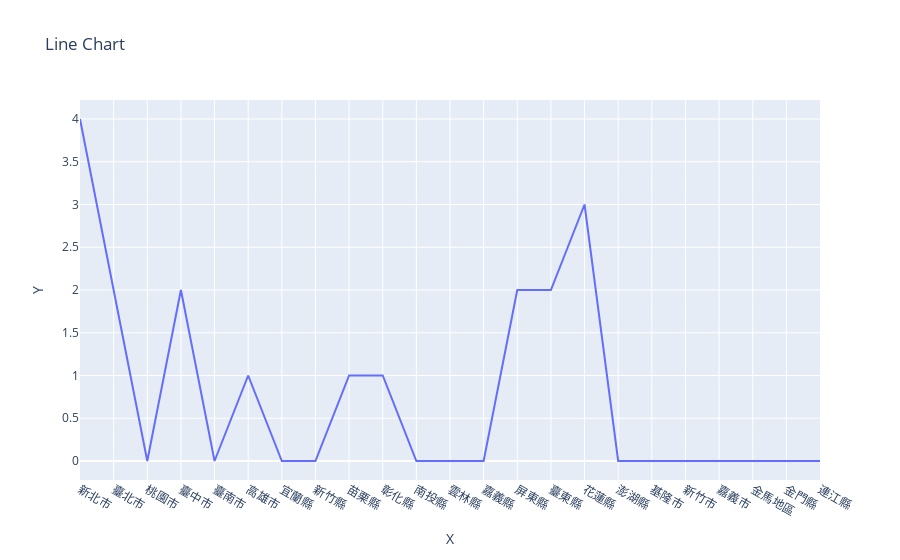

The cell this chart's notebook holds for it:
### Code cell
import pandas as pd
import plotly.graph_objects as go

# 讀取 CSV 檔案
df = pd.read_csv('111學年度資賦優異原住民族學生人數統計-按地區別與性別.csv')

# 建立折線圖
fig = go.Figure(
    go.Scatter(
        x=df['city'], # 指定 x 資料
        y=df['國中小-男'], # 指定 y 資料
        mode='lines', # 指定繪圖模式
        name='line' # 指定線條名稱
    )
)

# 設置圖表標題和軸標籤
fig.update_layout(
    title='Line Chart',
    xaxis_title='X',
    yaxis_title='Y'
)

# 顯示圖表
fig.show()

### Figure 1 — Plotly figure (JSON) as saved in the notebook; plotly's stock layout.template omitted (floating-point values rounded to 4 significant figures)
{"data": [{"mode": "lines", "name": "line", "type": "scatter", "x": ["新北市", "臺北市", "桃園市", "臺中市", "臺南市", "高雄市", "宜蘭縣", "新竹縣", "苗栗縣", "彰化縣", "南投縣", "雲林縣", "嘉義縣", "屏東縣", "臺東縣", "花蓮縣", "澎湖縣", "基隆市", "新竹市", "嘉義市", "金馬地區", "金門縣", "連江縣"], "y": [4, 2, 0, 2, 0, 1, 0, 0, 1, 1, 0, 0, 0, 2, 2, 3, 0, 0, 0, 0, 0, 0, 0]}], "layout": {"title": {"text": "Line Chart"}, "xaxis": {"title": {"text": "X"}}, "yaxis": {"title": {"text": "Y"}}}}
